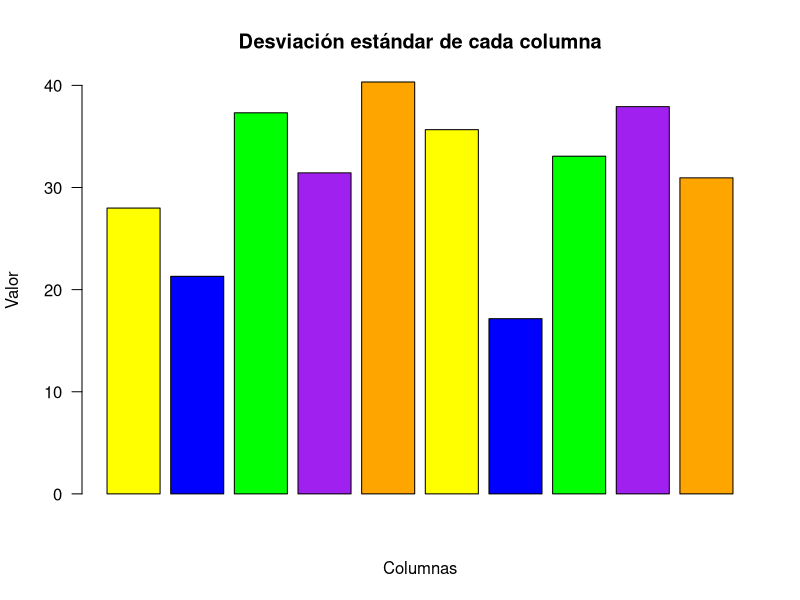

The R source for this figure:
# 1. Creación de la matriz
generarMatriz <- function(seed = 42, n_rows = 5, n_cols = 10, min_val = 1, max_val = 100) {
  set.seed(seed)
  
  matriz <- matrix(
    sample(min_val:max_val, n_rows * n_cols, replace = TRUE), 
    nrow = n_rows, 
    ncol = n_cols
  )
  
  return(matriz)
}

# 2. Funciones para cálculos estadísticos
calcularMedia <- function(matriz) {
  apply(matriz, 2, mean)
}

calcularMediana <- function(matriz) {
  apply(matriz, 2, median)
}

calcularVarianza <- function(matriz) {
  apply(matriz, 2, var)
}

calcularDesviacionEstandar <- function(matriz) {
  apply(matriz, 2, sd)
}

# 3. Representación gráfica
mostrarGraficos <- function(stats, option) {
  colores <- c("yellow", "blue", "green", "purple", "orange")
  
  switch(option,
         "media" = barplot(
           stats$medias, 
           col = colores,
           main = "Media de cada columna",  
           xlab = "Columnas",          
           ylab = "Valor",               
           border = "black",             
           las = 1
         ),
         "mediana" = barplot(
           stats$medianas, 
           col = colores,
           main = "Mediana de cada columna",  
           xlab = "Columnas",          
           ylab = "Valor",               
           border = "black",             
           las = 1
         ),
         "varianza" = barplot(
           stats$varianzas, 
           col = colores,
           main = "Varianza de cada columna",  
           xlab = "Columnas",          
           ylab = "Valor",               
           border = "black",             
           las = 1
         ),
         "desviacion" = barplot(
           stats$desviaciones, 
           col = colores,
           main = "Desviación estándar de cada columna",  
           xlab = "Columnas",          
           ylab = "Valor",               
           border = "black",             
           las = 1
         ),
         stop("Opción no válida. Usa 'media', 'mediana', 'varianza' o 'desviacion'.")
  )
}

# 4. Flujo principal
# Generar la matriz
matriz <- generarMatriz()

# Calcular las estadísticas
estadisticos <- list(
  medias = calcularMedia(matriz),
  medianas = calcularMediana(matriz),
  varianzas = calcularVarianza(matriz),
  desviaciones = calcularDesviacionEstandar(matriz)
)

# Mostrar los resultados
print("Matriz generada:")
print(matriz)

print("Estadísticas calculadas:")
print(estadisticos)

# Graficar las estadísticas
mostrarGraficos(estadisticos, "desviacion")
